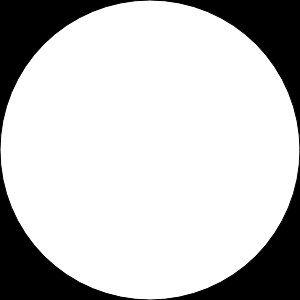
Frame 1 (no input)
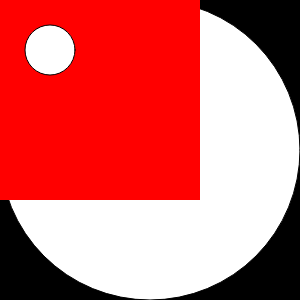
Frame 60 (no input)
Frame 120 (the mouse pressed at the canvas centre since frame 60): identical to frame 60, image omitted

The p5.js sketch that drew these frames (run headless with seeded random() and noise() and a simulated clock; from frame 60 on, the mouse is pressed at the canvas centre):

// p5.js sketch
// ── sketch.js
var myGraphics;

function setup() {
  createCanvas(300, 300);
  graphics = createGraphics(200, 200);
  graphics.show(); // by default it's hidden
}

function draw() {
  background(0);
  ellipse(width/2, height/2, 300, 300);
  image(graphics, 0, 0); // this draws into original canvas
  
  // draw stuff into graphics buffer
  graphics.background(255, 0, 0);
  graphics.ellipse(50, 50, 50, 50);
}
